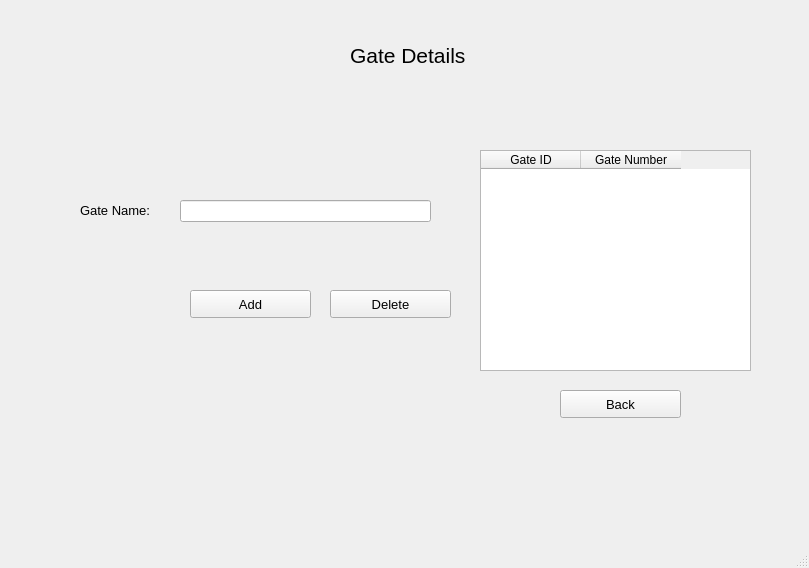
<?xml version="1.0" encoding="UTF-8"?>
<ui version="4.0">
 <class>Gate</class>
 <widget class="QMainWindow" name="Gate">
  <property name="geometry">
   <rect>
    <x>0</x>
    <y>0</y>
    <width>809</width>
    <height>568</height>
   </rect>
  </property>
  <property name="windowTitle">
   <string>MainWindow</string>
  </property>
  <widget class="QWidget" name="centralwidget">
   <widget class="QLabel" name="label">
    <property name="geometry">
     <rect>
      <x>350</x>
      <y>30</y>
      <width>121</width>
      <height>51</height>
     </rect>
    </property>
    <property name="font">
     <font>
      <pointsize>16</pointsize>
     </font>
    </property>
    <property name="text">
     <string>Gate Details</string>
    </property>
   </widget>
   <widget class="QLabel" name="label_3">
    <property name="geometry">
     <rect>
      <x>80</x>
      <y>190</y>
      <width>81</width>
      <height>41</height>
     </rect>
    </property>
    <property name="font">
     <font>
      <pointsize>10</pointsize>
     </font>
    </property>
    <property name="text">
     <string>Gate Name:</string>
    </property>
   </widget>
   <widget class="QLineEdit" name="GateNum">
    <property name="geometry">
     <rect>
      <x>180</x>
      <y>200</y>
      <width>251</width>
      <height>22</height>
     </rect>
    </property>
   </widget>
   <widget class="QPushButton" name="GAddBtn">
    <property name="geometry">
     <rect>
      <x>190</x>
      <y>290</y>
      <width>121</width>
      <height>28</height>
     </rect>
    </property>
    <property name="font">
     <font>
      <pointsize>10</pointsize>
     </font>
    </property>
    <property name="text">
     <string>Add</string>
    </property>
   </widget>
   <widget class="QPushButton" name="GDeleteBtn">
    <property name="geometry">
     <rect>
      <x>330</x>
      <y>290</y>
      <width>121</width>
      <height>28</height>
     </rect>
    </property>
    <property name="font">
     <font>
      <pointsize>10</pointsize>
     </font>
    </property>
    <property name="text">
     <string>Delete</string>
    </property>
   </widget>
   <widget class="QTableWidget" name="GateTable">
    <property name="geometry">
     <rect>
      <x>480</x>
      <y>150</y>
      <width>271</width>
      <height>221</height>
     </rect>
    </property>
    <column>
     <property name="text">
      <string>Gate ID</string>
     </property>
    </column>
    <column>
     <property name="text">
      <string>Gate Number</string>
     </property>
    </column>
   </widget>
   <widget class="QPushButton" name="GBackBtn">
    <property name="geometry">
     <rect>
      <x>560</x>
      <y>390</y>
      <width>121</width>
      <height>28</height>
     </rect>
    </property>
    <property name="font">
     <font>
      <pointsize>10</pointsize>
     </font>
    </property>
    <property name="text">
     <string>Back</string>
    </property>
   </widget>
  </widget>
  <widget class="QMenuBar" name="menubar">
   <property name="geometry">
    <rect>
     <x>0</x>
     <y>0</y>
     <width>809</width>
     <height>26</height>
    </rect>
   </property>
  </widget>
  <widget class="QStatusBar" name="statusbar"/>
 </widget>
 <resources/>
 <connections/>
</ui>
